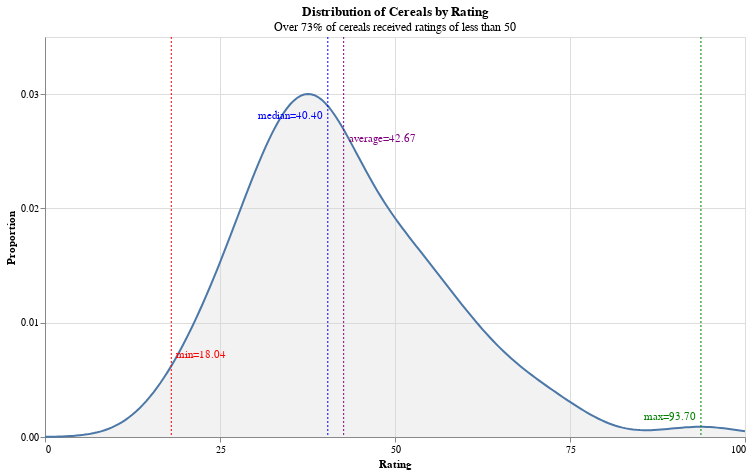

Write notebook code for a chart like this one.
### Markdown cell above
### Visualizations

#### 1. Distribution of Cereals by Rating

This visualization is a Kernel Density Estimate (KDE) plot designed to illustrate the spread of cereal ratings within the dataset. It highlights key statistical measures--minimum, median, average, and maximum--to provide a comprehensive overview of the rating distribution.

##### <i>Design Elements and Justification</i>

- **KDE Plot for Distribution**: A KDE plot was chosen over a histogram to represent the distribution smoothly, providing a better sense of the overall shape and density of ratings. The filled area beneath the curve enhances visual clarity regarding the spread.

- **Key Statistical Annotations:** Vertical dashed lines and corresponding text labels for the minimum, median, average, and maximum ratings are overlaid on the KDE. This allows for immediate identification of these critical central tendency and range measures, directly addressing the need to understand trends and outliers. Each statistic is color-coded (red for min, blue for median, purple for average, green for max) to differentiate them clearly.

- **Dynamic Subtitle:** The subtitle "Over 73% of cereals received ratings of less than 50" dynamically calculates and displays the percentage of cereals falling below a rating of 50. This provides a crucial insight into the skewness of the ratings, indicating that a majority of cereals are on the lower end of the rating spectrum.

- **Clear Axis Labels and Ticks:** The x-axis is labeled "Rating" and the y-axis "Proportion", with well-defined tick values (0, 25, 50, 75, 100 for rating; 0.00, 0.01, 0.02, 0.03 for proportion). This ensures the chart is easy to read and interpret, allowing viewers to quickly gauge the distribution of ratings.

- **Title and Properties:** A clear title "Distribution of Cereals by Rating" informs the viewer about the chart's purpose. Consistent width and height (700x400) ensure a standard presentation size.

### Code cell
# 1. Calculate statistics
rating_min = df['rating'].min()
rating_median = df['rating'].median()
rating_mean = df['rating'].mean()
rating_max = df['rating'].max()

stats = {
    'min': {'value': rating_min, 'color': 'red', 'align': 'left', 'dx': 5, 'dy': -10},
    'median': {'value': rating_median, 'color': 'blue', 'align': 'right', 'dx': -5, 'dy': 10},
    'average': {'value': rating_mean, 'color': 'purple', 'align': 'left', 'dx': 5, 'dy': 10},
    'max': {'value': rating_max, 'color': 'green', 'align': 'right', 'dx': -5, 'dy': -10}
}

# 2. Create KDE plot for 'rating'
density_transform = alt.Chart(df).transform_density(
    density='rating',
    as_=['rating', 'proportion'],
    extent=[0, 100]
)

base = density_transform.mark_area(opacity=0.3, color='lightgray').encode(
    x=alt.X('rating:Q',
            title='Rating',
            axis=alt.Axis(values=[0, 25, 50, 75, 100])),
    y=alt.Y('proportion:Q',
            title='Proportion',
            axis=alt.Axis(values=[0.00, 0.01, 0.02, 0.03], format='0.2f'))
)

line = density_transform.mark_line().encode(
    x=alt.X('rating:Q'),
    y=alt.Y('proportion:Q')
)

# Define the range for KDE estimation
x_range = np.linspace(0, 100, 500)

# Create the KDE model
kde = gaussian_kde(df['rating'].dropna())

# Evaluate the KDE on the defined range
y_density = kde(x_range)

# Create the density_df for lookup
density_df = pd.DataFrame({'rating': x_range, 'proportion': y_density})

# Ensure the density_df is sorted by 'rating' for correct interpolation
density_df = density_df.sort_values('rating').reset_index(drop=True)

# Create a function to get the proportion for a given rating
def get_proportion_at_rating(rating_value, density_data):
    # Find the two closest rating points in the density data
    if rating_value <= density_data['rating'].min():
        return density_data['proportion'].iloc[0]
    if rating_value >= density_data['rating'].max():
        return density_data['proportion'].iloc[-1]

    # Use pandas.DataFrame.interpolate for a more robust lookup
    temp_df = pd.concat([density_data[['rating', 'proportion']], 
                         pd.DataFrame({'rating': [rating_value], 'proportion': [np.nan]})])
    temp_df = temp_df.sort_values('rating').reset_index(drop=True)
    temp_df['proportion'] = temp_df['proportion'].interpolate(method='linear')
    
    # Get the interpolated proportion for the rating_value
    interpolated_proportion = temp_df[temp_df['rating'] == rating_value]['proportion'].iloc[0]
    return interpolated_proportion

# 3. Create vertical rules and text annotations for statistics
annotation_layers = []
for stat_name, stat_info in stats.items():
    rating_val = stat_info['value']
    
    # Get the corresponding proportion for the rating value
    proportion_val = get_proportion_at_rating(rating_val, density_df)

    stat_df = pd.DataFrame([{'rating': rating_val, 'proportion': proportion_val, 'label': f'{stat_name}={rating_val:.2f}'}])

    rule = alt.Chart(stat_df).mark_rule(color=stat_info['color'], strokeDash=[2,2]).encode(
        x='rating:Q',
        size=alt.value(1)
    )

    text = alt.Chart(stat_df).mark_text(
        align=stat_info['align'],
        dx=stat_info['dx'],
        dy=stat_info['dy'],
        color=stat_info['color']
    ).encode(
        x='rating:Q',
        y='proportion:Q',
        text='label:N'
    )
    annotation_layers.extend([rule, text])

# Calculate subtitle dynamically by defining the percentage of cereals with ratings less than 50
rating_less_than_50_count = df[df['rating'] < 50].shape[0]
total_ratings = df.shape[0]
percentage_less_than_50 = (rating_less_than_50_count / total_ratings) * 100
subtitle_text = f"Over {percentage_less_than_50:.0f}% of cereals received ratings of less than 50"

# Combine all charts
chart = alt.layer(
    base,
    line,
    *annotation_layers
).properties(
    title=alt.Title(
        text="Distribution of Cereals by Rating",
        subtitle=subtitle_text
    ),
    width=700,
    height=400
)

chart.display()

### Figure 1 — Vega-Lite specification as saved in the notebook (floating-point values rounded to 4 significant figures)
{"config": {"view": {"continuousWidth": 300, "continuousHeight": 300}}, "layer": [{"data": {"name": "data-19de59cb9c8754144a645b293d15ac6b"}, "mark": {"type": "area", "color": "lightgray", "opacity": 0.3}, "encoding": {"x": {"axis": {"values": [0, 25, 50, 75, 100]}, "field": "rating", "title": "Rating", "type": "quantitative"}, "y": {"axis": {"format": "0.2f", "values": [0.0, 0.01, 0.02, 0.03]}, "field": "proportion", "title": "Proportion", "type": "quantitative"}}, "transform": [{"density": "rating", "extent": [0, 100], "as": ["rating", "proportion"]}]}, {"data": {"name": "data-19de59cb9c8754144a645b293d15ac6b"}, "mark": {"type": "line"}, "encoding": {"x": {"field": "rating", "type": "quantitative"}, "y": {"field": "proportion", "type": "quantitative"}}, "transform": [{"density": "rating", "extent": [0, 100], "as": ["rating", "proportion"]}]}, {"data": {"name": "data-d99f9ad4480e7ee1c45f51371afd4ceb"}, "mark": {"type": "rule", "color": "red", "strokeDash": [2, 2]}, "encoding": {"size": {"value": 1}, "x": {"field": "rating", "type": "quantitative"}}}, {"data": {"name": "data-d99f9ad4480e7ee1c45f51371afd4ceb"}, "mark": {"type": "text", "align": "left", "color": "red", "dx": 5, "dy": -10}, "encoding": {"text": {"field": "label", "type": "nominal"}, "x": {"field": "rating", "type": "quantitative"}, "y": {"field": "proportion", "type": "quantitative"}}}, {"data": {"name": "data-998e01641d37ed16000120fe8c02308d"}, "mark": {"type": "rule", "color": "blue", "strokeDash": [2, 2]}, "encoding": {"size": {"value": 1}, "x": {"field": "rating", "type": "quantitative"}}}, {"data": {"name": "data-998e01641d37ed16000120fe8c02308d"}, "mark": {"type": "text", "align": "right", "color": "blue", "dx": -5, "dy": 10}, "encoding": {"text": {"field": "label", "type": "nominal"}, "x": {"field": "rating", "type": "quantitative"}, "y": {"field": "proportion", "type": "quantitative"}}}, {"data": {"name": "data-24d4be5e02803df7d14faa70abbe2b3f"}, "mark": {"type": "rule", "color": "purple", "strokeDash": [2, 2]}, "encoding": {"size": {"value": 1}, "x": {"field": "rating", "type": "quantitative"}}}, {"data": {"name": "data-24d4be5e02803df7d14faa70abbe2b3f"}, "mark": {"type": "text", "align": "left", "color": "purple", "dx": 5, "dy": 10}, "encoding": {"text": {"field": "label", "type": "nominal"}, "x": {"field": "rating", "type": "quantitative"}, "y": {"field": "proportion", "type": "quantitative"}}}, {"data": {"name": "data-dee4522a8c10cdc13aeef85361fca577"}, "mark": {"type": "rule", "color": "green", "strokeDash": [2, 2]}, "encoding": {"size": {"value": 1}, "x": {"field": "rating", "type": "quantitative"}}}, {"data": {"name": "data-dee4522a8c10cdc13aeef85361fca577"}, "mark": {"type": "text", "align": "right", "color": "green", "dx": -5, "dy": -10}, "encoding": {"text": {"field": "label", "type": "nominal"}, "x": {"field": "rating", "type": "quantitative"}, "y": {"field": "proportion", "type": "quantitative"}}}], "height": 400, "title": {"text": "Distribution of Cereals by Rating", "subtitle": "Over 73% of cereals received ratings of less than 50"}, "width": 700, "$schema": "https://vega.github.io/schema/vega-lite/v5.20.1.json", "datasets": {"data-19de59cb9c8754144a645b293d15ac6b": [{"name": "100% Bran", "mfr": "N", "type": "C", "calories": 70, "protein": 4, "fat": 1, "sodium": 130, "fiber": 10.0, "carbo": 5.0, "sugars": 6, "potass": 280, "vitamins": 25, "shelf": 3, "weight": 1.0, "cups": 0.33, "rating": 68.4, "manufacturer": "Nabisco"}, {"name": "100% Natural Bran", "mfr": "Q", "type": "C", "calories": 120, "protein": 3, "fat": 5, "sodium": 15, "fiber": 2.0, "carbo": 8.0, "sugars": 8, "potass": 135, "vitamins": 0, "shelf": 3, "weight": 1.0, "cups": 1.0, "rating": 33.98, "manufacturer": "Quaker Oats"}, {"name": "All-Bran", "mfr": "K", "type": "C", "calories": 70, "protein": 4, "fat": 1, "sodium": 260, "fiber": 9.0, "carbo": 7.0, "sugars": 5, "potass": 320, "vitamins": 25, "shelf": 3, "weight": 1.0, "cups": 0.33, "rating": 59.43, "manufacturer": "Kelloggs"}, {"name": "All-Bran with Extra Fiber", "mfr": "K", "type": "C", "calories": 50, "protein": 4, "fat": 0, "sodium": 140, "fiber": 14.0, "carbo": 8.0, "sugars": 0, "potass": 330, "vitamins": 25, "shelf": 3, "weight": 1.0, "cups": 0.5, "rating": 93.7, "manufacturer": "Kelloggs"}, {"name": "Almond Delight", "mfr": "R", "type": "C", "calories": 110, "protein": 2, "fat": 2, "sodium": 200, "fiber": 1.0, "carbo": 14.0, "sugars": 8, "potass": 0, "vitamins": 25, "shelf": 3, "weight": 1.0, "cups": 0.75, "rating": 34.38, "manufacturer": "Ralston Purina"}, {"name": "Apple Cinnamon Cheerios", "mfr": "G", "type": "C", "calories": 110, "protein": 2, "fat": 2, "sodium": 180, "fiber": 1.5, "carbo": 10.5, "sugars": 10, "potass": 70, "vitamins": 25, "shelf": 1, "weight": 1.0, "cups": 0.75, "rating": 29.51, "manufacturer": "General Mills"}, {"name": "Apple Jacks", "mfr": "K", "type": "C", "calories": 110, "protein": 2, "fat": 0, "sodium": 125, "fiber": 1.0, "carbo": 11.0, "sugars": 14, "potass": 30, "vitamins": 25, "shelf": 2, "weight": 1.0, "cups": 1.0, "rating": 33.17, "manufacturer": "Kelloggs"}, {"name": "Basic 4", "mfr": "G", "type": "C", "calories": 130, "protein": 3, "fat": 2, "sodium": 210, "fiber": 2.0, "carbo": 18.0, "sugars": 8, "potass": 100, "vitamins": 25, "shelf": 3, "weight": 1.33, "cups": 0.75, "rating": 37.04, "manufacturer": "General Mills"}, {"name": "Bran Chex", "mfr": "R", "type": "C", "calories": 90, "protein": 2, "fat": 1, "sodium": 200, "fiber": 4.0, "carbo": 15.0, "sugars": 6, "potass": 125, "vitamins": 25, "shelf": 1, "weight": 1.0, "cups": 0.67, "rating": 49.12, "manufacturer": "Ralston Purina"}, {"name": "Bran Flakes", "mfr": "P", "type": "C", "calories": 90, "protein": 3, "fat": 0, "sodium": 210, "fiber": 5.0, "carbo": 13.0, "sugars": 5, "potass": 190, "vitamins": 25, "shelf": 3, "weight": 1.0, "cups": 0.67, "rating": 53.31, "manufacturer": "Post"}, {"name": "Cap'n'Crunch", "mfr": "Q", "type": "C", "calories": 120, "protein": 1, "fat": 2, "sodium": 220, "fiber": 0.0, "carbo": 12.0, "sugars": 12, "potass": 35, "vitamins": 25, "shelf": 2, "weight": 1.0, "cups": 0.75, "rating": 18.04, "manufacturer": "Quaker Oats"}, {"name": "Cheerios", "mfr": "G", "type": "C", "calories": 110, "protein": 6, "fat": 2, "sodium": 290, "fiber": 2.0, "carbo": 17.0, "sugars": 1, "potass": 105, "vitamins": 25, "shelf": 1, "weight": 1.0, "cups": 1.25, "rating": 50.76, "manufacturer": "General Mills"}, {"name": "Cinnamon Toast Crunch", "mfr": "G", "type": "C", "calories": 120, "protein": 1, "fat": 3, "sodium": 210, "fiber": 0.0, "carbo": 13.0, "sugars": 9, "potass": 45, "vitamins": 25, "shelf": 2, "weight": 1.0, "cups": 0.75, "rating": 19.82, "manufacturer": "General Mills"}, {"name": "Clusters", "mfr": "G", "type": "C", "calories": 110, "protein": 3, "fat": 2, "sodium": 140, "fiber": 2.0, "carbo": 13.0, "sugars": 7, "potass": 105, "vitamins": 25, "shelf": 3, "weight": 1.0, "cups": 0.5, "rating": 40.4, "manufacturer": "General Mills"}, {"name": "Cocoa Puffs", "mfr": "G", "type": "C", "calories": 110, "protein": 1, "fat": 1, "sodium": 180, "fiber": 0.0, "carbo": 12.0, "sugars": 13, "potass": 55, "vitamins": 25, "shelf": 2, "weight": 1.0, "cups": 1.0, "rating": 22.74, "manufacturer": "General Mills"}, {"name": "Corn Chex", "mfr": "R", "type": "C", "calories": 110, "protein": 2, "fat": 0, "sodium": 280, "fiber": 0.0, "carbo": 22.0, "sugars": 3, "potass": 25, "vitamins": 25, "shelf": 1, "weight": 1.0, "cups": 1.0, "rating": 41.45, "manufacturer": "Ralston Purina"}, {"name": "Corn Flakes", "mfr": "K", "type": "C", "calories": 100, "protein": 2, "fat": 0, "sodium": 290, "fiber": 1.0, "carbo": 21.0, "sugars": 2, "potass": 35, "vitamins": 25, "shelf": 1, "weight": 1.0, "cups": 1.0, "rating": 45.86, "manufacturer": "Kelloggs"}, {"name": "Corn Pops", "mfr": "K", "type": "C", "calories": 110, "protein": 1, "fat": 0, "sodium": 90, "fiber": 1.0, "carbo": 13.0, "sugars": 12, "potass": 20, "vitamins": 25, "shelf": 2, "weight": 1.0, "cups": 1.0, "rating": 35.78, "manufacturer": "Kelloggs"}, {"name": "Count Chocula", "mfr": "G", "type": "C", "calories": 110, "protein": 1, "fat": 1, "sodium": 180, "fiber": 0.0, "carbo": 12.0, "sugars": 13, "potass": 65, "vitamins": 25, "shelf": 2, "weight": 1.0, "cups": 1.0, "rating": 22.4, "manufacturer": "General Mills"}, {"name": "Cracklin' Oat Bran", "mfr": "K", "type": "C", "calories": 110, "protein": 3, "fat": 3, "sodium": 140, "fiber": 4.0, "carbo": 10.0, "sugars": 7, "potass": 160, "vitamins": 25, "shelf": 3, "weight": 1.0, "cups": 0.5, "rating": 40.45, "manufacturer": "Kelloggs"}, {"name": "Cream of Wheat (Quick)", "mfr": "N", "type": "H", "calories": 100, "protein": 3, "fat": 0, "sodium": 80, "fiber": 1.0, "carbo": 21.0, "sugars": 0, "potass": 0, "vitamins": 0, "shelf": 2, "weight": 1.0, "cups": 1.0, "rating": 64.53, "manufacturer": "Nabisco"}, {"name": "Crispix", "mfr": "K", "type": "C", "calories": 110, "protein": 2, "fat": 0, "sodium": 220, "fiber": 1.0, "carbo": 21.0, "sugars": 3, "potass": 30, "vitamins": 25, "shelf": 3, "weight": 1.0, "cups": 1.0, "rating": 46.9, "manufacturer": "Kelloggs"}, {"name": "Crispy Wheat & Raisins", "mfr": "G", "type": "C", "calories": 100, "protein": 2, "fat": 1, "sodium": 140, "fiber": 2.0, "carbo": 11.0, "sugars": 10, "potass": 120, "vitamins": 25, "shelf": 3, "weight": 1.0, "cups": 0.75, "rating": 36.18, "manufacturer": "General Mills"}, {"name": "Double Chex", "mfr": "R", "type": "C", "calories": 100, "protein": 2, "fat": 0, "sodium": 190, "fiber": 1.0, "carbo": 18.0, "sugars": 5, "potass": 80, "vitamins": 25, "shelf": 3, "weight": 1.0, "cups": 0.75, "rating": 44.33, "manufacturer": "Ralston Purina"}, {"name": "Froot Loops", "mfr": "K", "type": "C", "calories": 110, "protein": 2, "fat": 1, "sodium": 125, "fiber": 1.0, "carbo": 11.0, "sugars": 13, "potass": 30, "vitamins": 25, "shelf": 2, "weight": 1.0, "cups": 1.0, "rating": 32.21, "manufacturer": "Kelloggs"}, {"name": "Frosted Flakes", "mfr": "K", "type": "C", "calories": 110, "protein": 1, "fat": 0, "sodium": 200, "fiber": 1.0, "carbo": 14.0, "sugars": 11, "potass": 25, "vitamins": 25, "shelf": 1, "weight": 1.0, "cups": 0.75, "rating": 31.44, "manufacturer": "Kelloggs"}, {"name": "Frosted Mini-Wheats", "mfr": "K", "type": "C", "calories": 100, "protein": 3, "fat": 0, "sodium": 0, "fiber": 3.0, "carbo": 14.0, "sugars": 7, "potass": 100, "vitamins": 25, "shelf": 2, "weight": 1.0, "cups": 0.8, "rating": 58.35, "manufacturer": "Kelloggs"}, {"name": "Fruit & Fibre Dates; Walnuts; and Oats", "mfr": "P", "type": "C", "calories": 120, "protein": 3, "fat": 2, "sodium": 160, "fiber": 5.0, "carbo": 12.0, "sugars": 10, "potass": 200, "vitamins": 25, "shelf": 3, "weight": 1.25, "cups": 0.67, "rating": 40.92, "manufacturer": "Post"}, {"name": "Fruitful Bran", "mfr": "K", "type": "C", "calories": 120, "protein": 3, "fat": 0, "sodium": 240, "fiber": 5.0, "carbo": 14.0, "sugars": 12, "potass": 190, "vitamins": 25, "shelf": 3, "weight": 1.33, "cups": 0.67, "rating": 41.02, "manufacturer": "Kelloggs"}, {"name": "Fruity Pebbles", "mfr": "P", "type": "C", "calories": 110, "protein": 1, "fat": 1, "sodium": 135, "fiber": 0.0, "carbo": 13.0, "sugars": 12, "potass": 25, "vitamins": 25, "shelf": 2, "weight": 1.0, "cups": 0.75, "rating": 28.03, "manufacturer": "Post"}, {"name": "Golden Crisp", "mfr": "P", "type": "C", "calories": 100, "protein": 2, "fat": 0, "sodium": 45, "fiber": 0.0, "carbo": 11.0, "sugars": 15, "potass": 40, "vitamins": 25, "shelf": 1, "weight": 1.0, "cups": 0.88, "rating": 35.25, "manufacturer": "Post"}, {"name": "Golden Grahams", "mfr": "G", "type": "C", "calories": 110, "protein": 1, "fat": 1, "sodium": 280, "fiber": 0.0, "carbo": 15.0, "sugars": 9, "potass": 45, "vitamins": 25, "shelf": 2, "weight": 1.0, "cups": 0.75, "rating": 23.8, "manufacturer": "General Mills"}, {"name": "Grape Nuts Flakes", "mfr": "P", "type": "C", "calories": 100, "protein": 3, "fat": 1, "sodium": 140, "fiber": 3.0, "carbo": 15.0, "sugars": 5, "potass": 85, "vitamins": 25, "shelf": 3, "weight": 1.0, "cups": 0.88, "rating": 52.08, "manufacturer": "Post"}, {"name": "Grape-Nuts", "mfr": "P", "type": "C", "calories": 110, "protein": 3, "fat": 0, "sodium": 170, "fiber": 3.0, "carbo": 17.0, "sugars": 3, "potass": 90, "vitamins": 25, "shelf": 3, "weight": 1.0, "cups": 0.25, "rating": 53.37, "manufacturer": "Post"}, {"name": "Great Grains Pecan", "mfr": "P", "type": "C", "calories": 120, "protein": 3, "fat": 3, "sodium": 75, "fiber": 3.0, "carbo": 13.0, "sugars": 4, "potass": 100, "vitamins": 25, "shelf": 3, "weight": 1.0, "cups": 0.33, "rating": 45.81, "manufacturer": "Post"}, {"name": "Honey Graham Ohs", "mfr": "Q", "type": "C", "calories": 120, "protein": 1, "fat": 2, "sodium": 220, "fiber": 1.0, "carbo": 12.0, "sugars": 11, "potass": 45, "vitamins": 25, "shelf": 2, "weight": 1.0, "cups": 1.0, "rating": 21.87, "manufacturer": "Quaker Oats"}, {"name": "Honey Nut Cheerios", "mfr": "G", "type": "C", "calories": 110, "protein": 3, "fat": 1, "sodium": 250, "fiber": 1.5, "carbo": 11.5, "sugars": 10, "potass": 90, "vitamins": 25, "shelf": 1, "weight": 1.0, "cups": 0.75, "rating": 31.07, "manufacturer": "General Mills"}, {"name": "Honey-comb", "mfr": "P", "type": "C", "calories": 110, "protein": 1, "fat": 0, "sodium": 180, "fiber": 0.0, "carbo": 14.0, "sugars": 11, "potass": 35, "vitamins": 25, "shelf": 1, "weight": 1.0, "cups": 1.33, "rating": 28.74, "manufacturer": "Post"}, {"name": "Just Right Crunchy  Nuggets", "mfr": "K", "type": "C", "calories": 110, "protein": 2, "fat": 1, "sodium": 170, "fiber": 1.0, "carbo": 17.0, "sugars": 6, "potass": 60, "vitamins": 100, "shelf": 3, "weight": 1.0, "cups": 1.0, "rating": 36.52, "manufacturer": "Kelloggs"}, {"name": "Just Right Fruit & Nut", "mfr": "K", "type": "C", "calories": 140, "protein": 3, "fat": 1, "sodium": 170, "fiber": 2.0, "carbo": 20.0, "sugars": 9, "potass": 95, "vitamins": 100, "shelf": 3, "weight": 1.3, "cups": 0.75, "rating": 36.47, "manufacturer": "Kelloggs"}, {"name": "Kix", "mfr": "G", "type": "C", "calories": 110, "protein": 2, "fat": 1, "sodium": 260, "fiber": 0.0, "carbo": 21.0, "sugars": 3, "potass": 40, "vitamins": 25, "shelf": 2, "weight": 1.0, "cups": 1.5, "rating": 39.24, "manufacturer": "General Mills"}, {"name": "Life", "mfr": "Q", "type": "C", "calories": 100, "protein": 4, "fat": 2, "sodium": 150, "fiber": 2.0, "carbo": 12.0, "sugars": 6, "potass": 95, "vitamins": 25, "shelf": 2, "weight": 1.0, "cups": 0.67, "rating": 45.33, "manufacturer": "Quaker Oats"}, {"name": "Lucky Charms", "mfr": "G", "type": "C", "calories": 110, "protein": 2, "fat": 1, "sodium": 180, "fiber": 0.0, "carbo": 12.0, "sugars": 12, "potass": 55, "vitamins": 25, "shelf": 2, "weight": 1.0, "cups": 1.0, "rating": 26.73, "manufacturer": "General Mills"}, {"name": "Maypo", "mfr": "A", "type": "H", "calories": 100, "protein": 4, "fat": 1, "sodium": 0, "fiber": 0.0, "carbo": 16.0, "sugars": 3, "potass": 95, "vitamins": 25, "shelf": 2, "weight": 1.0, "cups": 1.0, "rating": 54.85, "manufacturer": "American Home Food Products"}, {"name": "Muesli Raisins; Dates; & Almonds", "mfr": "R", "type": "C", "calories": 150, "protein": 4, "fat": 3, "sodium": 95, "fiber": 3.0, "carbo": 16.0, "sugars": 11, "potass": 170, "vitamins": 25, "shelf": 3, "weight": 1.0, "cups": 1.0, "rating": 37.14, "manufacturer": "Ralston Purina"}, {"name": "Muesli Raisins; Peaches; & Pecans", "mfr": "R", "type": "C", "calories": 150, "protein": 4, "fat": 3, "sodium": 150, "fiber": 3.0, "carbo": 16.0, "sugars": 11, "potass": 170, "vitamins": 25, "shelf": 3, "weight": 1.0, "cups": 1.0, "rating": 34.14, "manufacturer": "Ralston Purina"}, {"name": "Mueslix Crispy Blend", "mfr": "K", "type": "C", "calories": 160, "protein": 3, "fat": 2, "sodium": 150, "fiber": 3.0, "carbo": 17.0, "sugars": 13, "potass": 160, "vitamins": 25, "shelf": 3, "weight": 1.5, "cups": 0.67, "rating": 30.31, "manufacturer": "Kelloggs"}, {"name": "Multi-Grain Cheerios", "mfr": "G", "type": "C", "calories": 100, "protein": 2, "fat": 1, "sodium": 220, "fiber": 2.0, "carbo": 15.0, "sugars": 6, "potass": 90, "vitamins": 25, "shelf": 1, "weight": 1.0, "cups": 1.0, "rating": 40.11, "manufacturer": "General Mills"}, {"name": "Nut&Honey Crunch", "mfr": "K", "type": "C", "calories": 120, "protein": 2, "fat": 1, "sodium": 190, "fiber": 0.0, "carbo": 15.0, "sugars": 9, "potass": 40, "vitamins": 25, "shelf": 2, "weight": 1.0, "cups": 0.67, "rating": 29.92, "manufacturer": "Kelloggs"}, {"name": "Nutri-Grain Almond-Raisin", "mfr": "K", "type": "C", "calories": 140, "protein": 3, "fat": 2, "sodium": 220, "fiber": 3.0, "carbo": 21.0, "sugars": 7, "potass": 130, "vitamins": 25, "shelf": 3, "weight": 1.33, "cups": 0.67, "rating": 40.69, "manufacturer": "Kelloggs"}, {"name": "Nutri-grain Wheat", "mfr": "K", "type": "C", "calories": 90, "protein": 3, "fat": 0, "sodium": 170, "fiber": 3.0, "carbo": 18.0, "sugars": 2, "potass": 90, "vitamins": 25, "shelf": 3, "weight": 1.0, "cups": 1.0, "rating": 59.64, "manufacturer": "Kelloggs"}, {"name": "Oatmeal Raisin Crisp", "mfr": "G", "type": "C", "calories": 130, "protein": 3, "fat": 2, "sodium": 170, "fiber": 1.5, "carbo": 13.5, "sugars": 10, "potass": 120, "vitamins": 25, "shelf": 3, "weight": 1.25, "cups": 0.5, "rating": 30.45, "manufacturer": "General Mills"}, {"name": "Post Nat. Raisin Bran", "mfr": "P", "type": "C", "calories": 120, "protein": 3, "fat": 1, "sodium": 200, "fiber": 6.0, "carbo": 11.0, "sugars": 14, "potass": 260, "vitamins": 25, "shelf": 3, "weight": 1.33, "cups": 0.67, "rating": 37.84, "manufacturer": "Post"}, {"name": "Product 19", "mfr": "K", "type": "C", "calories": 100, "protein": 3, "fat": 0, "sodium": 320, "fiber": 1.0, "carbo": 20.0, "sugars": 3, "potass": 45, "vitamins": 100, "shelf": 3, "weight": 1.0, "cups": 1.0, "rating": 41.5, "manufacturer": "Kelloggs"}, {"name": "Puffed Rice", "mfr": "Q", "type": "C", "calories": 50, "protein": 1, "fat": 0, "sodium": 0, "fiber": 0.0, "carbo": 13.0, "sugars": 0, "potass": 15, "vitamins": 0, "shelf": 3, "weight": 0.5, "cups": 1.0, "rating": 60.76, "manufacturer": "Quaker Oats"}, {"name": "Puffed Wheat", "mfr": "Q", "type": "C", "calories": 50, "protein": 2, "fat": 0, "sodium": 0, "fiber": 1.0, "carbo": 10.0, "sugars": 0, "potass": 50, "vitamins": 0, "shelf": 3, "weight": 0.5, "cups": 1.0, "rating": 63.01, "manufacturer": "Quaker Oats"}, {"name": "Quaker Oat Squares", "mfr": "Q", "type": "C", "calories": 100, "protein": 4, "fat": 1, "sodium": 135, "fiber": 2.0, "carbo": 14.0, "sugars": 6, "potass": 110, "vitamins": 25, "shelf": 3, "weight": 1.0, "cups": 0.5, "rating": 49.51, "manufacturer": "Quaker Oats"}, {"name": "Quaker Oatmeal", "mfr": "Q", "type": "H", "calories": 100, "protein": 5, "fat": 2, "sodium": 0, "fiber": 2.7, "carbo": 0.0, "sugars": 0, "potass": 110, "vitamins": 0, "shelf": 1, "weight": 1.0, "cups": 0.67, "rating": 50.83, "manufacturer": "Quaker Oats"}, {"name": "Raisin Bran", "mfr": "K", "type": "C", "calories": 120, "protein": 3, "fat": 1, "sodium": 210, "fiber": 5.0, "carbo": 14.0, "sugars": 12, "potass": 240, "vitamins": 25, "shelf": 2, "weight": 1.33, "cups": 0.75, "rating": 39.26, "manufacturer": "Kelloggs"}, {"name": "Raisin Nut Bran", "mfr": "G", "type": "C", "calories": 100, "protein": 3, "fat": 2, "sodium": 140, "fiber": 2.5, "carbo": 10.5, "sugars": 8, "potass": 140, "vitamins": 25, "shelf": 3, "weight": 1.0, "cups": 0.5, "rating": 39.7, "manufacturer": "General Mills"}, {"name": "Raisin Squares", "mfr": "K", "type": "C", "calories": 90, "protein": 2, "fat": 0, "sodium": 0, "fiber": 2.0, "carbo": 15.0, "sugars": 6, "potass": 110, "vitamins": 25, "shelf": 3, "weight": 1.0, "cups": 0.5, "rating": 55.33, "manufacturer": "Kelloggs"}, {"name": "Rice Chex", "mfr": "R", "type": "C", "calories": 110, "protein": 1, "fat": 0, "sodium": 240, "fiber": 0.0, "carbo": 23.0, "sugars": 2, "potass": 30, "vitamins": 25, "shelf": 1, "weight": 1.0, "cups": 1.13, "rating": 42.0, "manufacturer": "Ralston Purina"}, {"name": "Rice Krispies", "mfr": "K", "type": "C", "calories": 110, "protein": 2, "fat": 0, "sodium": 290, "fiber": 0.0, "carbo": 22.0, "sugars": 3, "potass": 35, "vitamins": 25, "shelf": 1, "weight": 1.0, "cups": 1.0, "rating": 40.56, "manufacturer": "Kelloggs"}, {"name": "Shredded Wheat", "mfr": "N", "type": "C", "calories": 80, "protein": 2, "fat": 0, "sodium": 0, "fiber": 3.0, "carbo": 16.0, "sugars": 0, "potass": 95, "vitamins": 0, "shelf": 1, "weight": 0.83, "cups": 1.0, "rating": 68.24, "manufacturer": "Nabisco"}, {"name": "Shredded Wheat 'n'Bran", "mfr": "N", "type": "C", "calories": 90, "protein": 3, "fat": 0, "sodium": 0, "fiber": 4.0, "carbo": 19.0, "sugars": 0, "potass": 140, "vitamins": 0, "shelf": 1, "weight": 1.0, "cups": 0.67, "rating": 74.47, "manufacturer": "Nabisco"}, {"name": "Shredded Wheat spoon size", "mfr": "N", "type": "C", "calories": 90, "protein": 3, "fat": 0, "sodium": 0, "fiber": 3.0, "carbo": 20.0, "sugars": 0, "potass": 120, "vitamins": 0, "shelf": 1, "weight": 1.0, "cups": 0.67, "rating": 72.8, "manufacturer": "Nabisco"}, {"name": "Smacks", "mfr": "K", "type": "C", "calories": 110, "protein": 2, "fat": 1, "sodium": 70, "fiber": 1.0, "carbo": 9.0, "sugars": 15, "potass": 40, "vitamins": 25, "shelf": 2, "weight": 1.0, "cups": 0.75, "rating": 31.23, "manufacturer": "Kelloggs"}, {"name": "Special K", "mfr": "K", "type": "C", "calories": 110, "protein": 6, "fat": 0, "sodium": 230, "fiber": 1.0, "carbo": 16.0, "sugars": 3, "potass": 55, "vitamins": 25, "shelf": 1, "weight": 1.0, "cups": 1.0, "rating": 53.13, "manufacturer": "Kelloggs"}, {"name": "Strawberry Fruit Wheats", "mfr": "N", "type": "C", "calories": 90, "protein": 2, "fat": 0, "sodium": 15, "fiber": 3.0, "carbo": 15.0, "sugars": 5, "potass": 90, "vitamins": 25, "shelf": 2, "weight": 1.0, "cups": 1.0, "rating": 59.36, "manufacturer": "Nabisco"}, {"name": "Total Corn Flakes", "mfr": "G", "type": "C", "calories": 110, "protein": 2, "fat": 1, "sodium": 200, "fiber": 0.0, "carbo": 21.0, "sugars": 3, "potass": 35, "vitamins": 100, "shelf": 3, "weight": 1.0, "cups": 1.0, "rating": 38.84, "manufacturer": "General Mills"}, {"name": "Total Raisin Bran", "mfr": "G", "type": "C", "calories": 140, "protein": 3, "fat": 1, "sodium": 190, "fiber": 4.0, "carbo": 15.0, "sugars": 14, "potass": 230, "vitamins": 100, "shelf": 3, "weight": 1.5, "cups": 1.0, "rating": 28.59, "manufacturer": "General Mills"}, {"name": "Total Whole Grain", "mfr": "G", "type": "C", "calories": 100, "protein": 3, "fat": 1, "sodium": 200, "fiber": 3.0, "carbo": 16.0, "sugars": 3, "potass": 110, "vitamins": 100, "shelf": 3, "weight": 1.0, "cups": 1.0, "rating": 46.66, "manufacturer": "General Mills"}, {"name": "Triples", "mfr": "G", "type": "C", "calories": 110, "protein": 2, "fat": 1, "sodium": 250, "fiber": 0.0, "carbo": 21.0, "sugars": 3, "potass": 60, "vitamins": 25, "shelf": 3, "weight": 1.0, "cups": 0.75, "rating": 39.11, "manufacturer": "General Mills"}, {"name": "Trix", "mfr": "G", "type": "C", "calories": 110, "protein": 1, "fat": 1, "sodium": 140, "fiber": 0.0, "carbo": 13.0, "sugars": 12, "potass": 25, "vitamins": 25, "shelf": 2, "weight": 1.0, "cups": 1.0, "rating": 27.75, "manufacturer": "General Mills"}, {"name": "Wheat Chex", "mfr": "R", "type": "C", "calories": 100, "protein": 3, "fat": 1, "sodium": 230, "fiber": 3.0, "carbo": 17.0, "sugars": 3, "potass": 115, "vitamins": 25, "shelf": 1, "weight": 1.0, "cups": 0.67, "rating": 49.79, "manufacturer": "Ralston Purina"}, {"name": "Wheaties", "mfr": "G", "type": "C", "calories": 100, "protein": 3, "fat": 1, "sodium": 200, "fiber": 3.0, "carbo": 17.0, "sugars": 3, "potass": 110, "vitamins": 25, "shelf": 1, "weight": 1.0, "cups": 1.0, "rating": 51.59, "manufacturer": "General Mills"}, {"name": "Wheaties Honey Gold", "mfr": "G", "type": "C", "calories": 110, "protein": 2, "fat": 1, "sodium": 200, "fiber": 1.0, "carbo": 16.0, "sugars": 8, "potass": 60, "vitamins": 25, "shelf": 1, "weight": 1.0, "cups": 0.75, "rating": 36.19, "manufacturer": "General Mills"}], "data-d99f9ad4480e7ee1c45f51371afd4ceb": [{"rating": 18.04, "proportion": 0.006338, "label": "min=18.04"}], "data-998e01641d37ed16000120fe8c02308d": [{"rating": 40.4, "proportion": 0.02894, "label": "median=40.40"}], "data-24d4be5e02803df7d14faa70abbe2b3f": [{"rating": 42.67, "proportion": 0.02696, "label": "average=42.67"}], "data-dee4522a8c10cdc13aeef85361fca577": [{"rating": 93.7, "proportion": 0.0008853, "label": "max=93.70"}]}}
